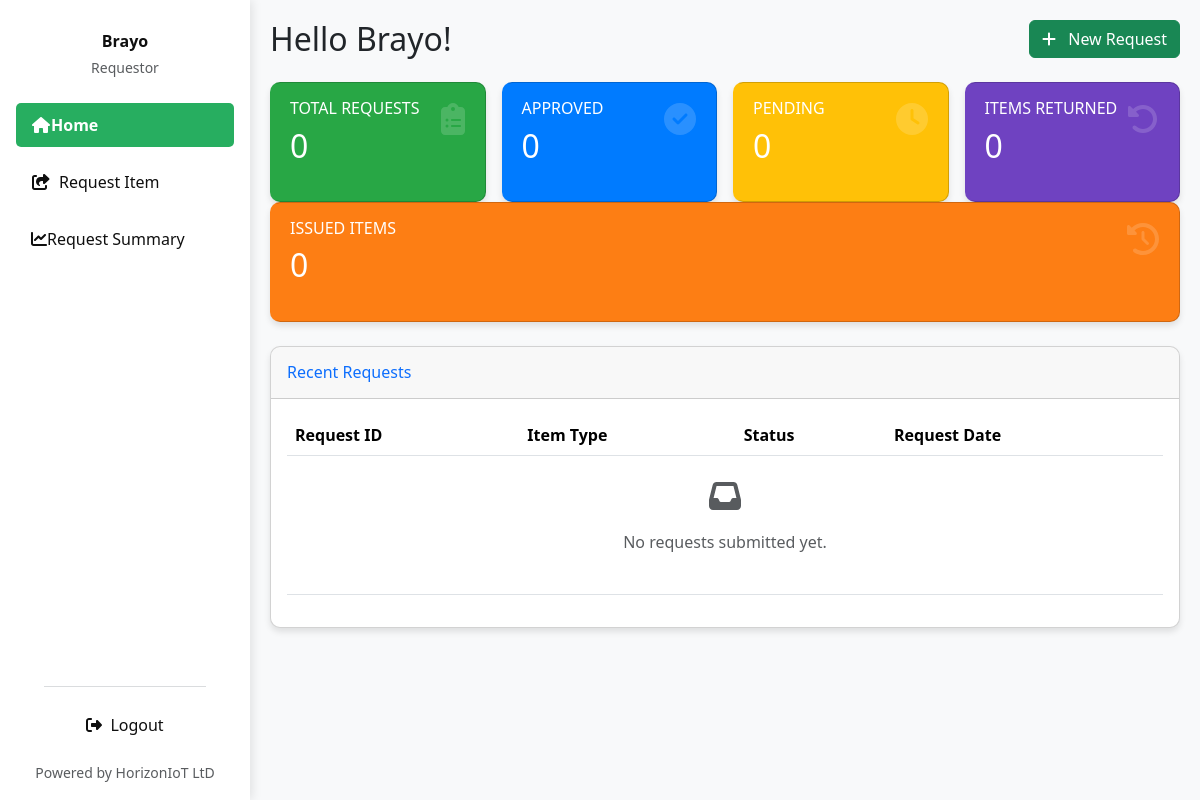
Before: / (signed in) with the older database file.
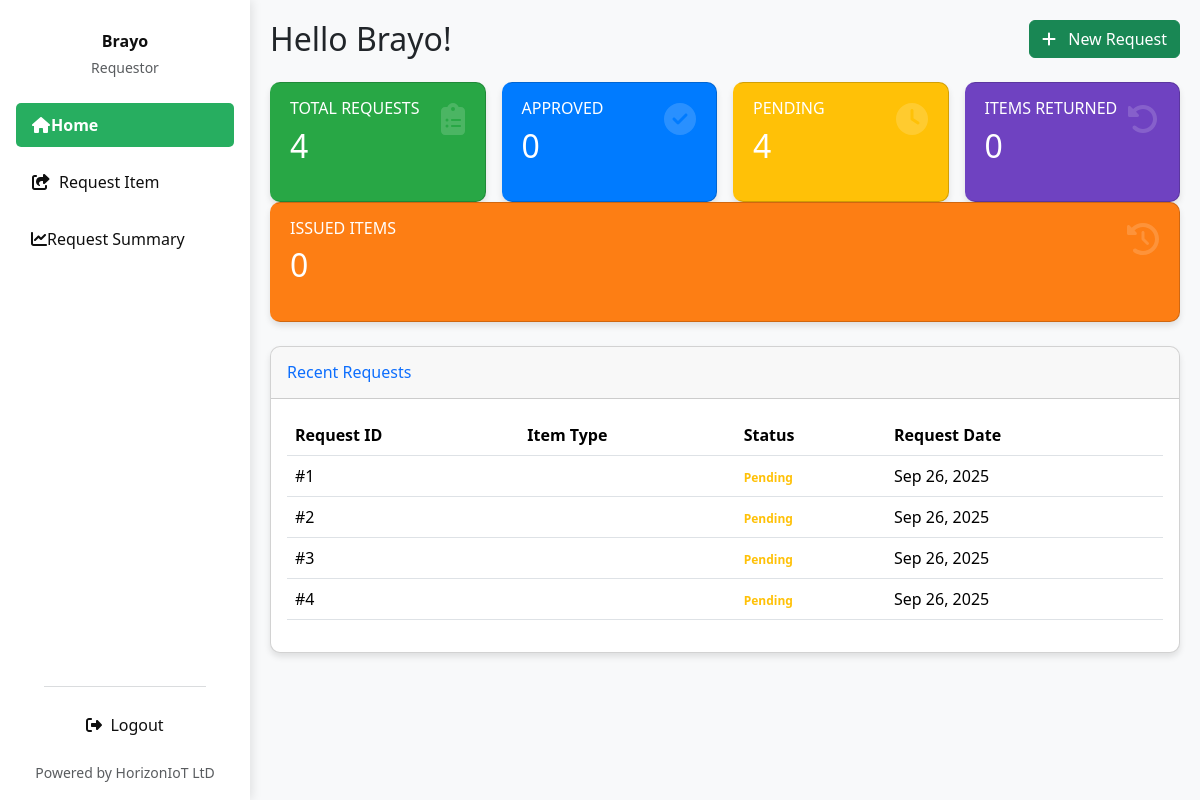
After: the same page with the newer database file.
### invent/models.py (models this page shows, shortened)
class DeviceRequest(models.Model):
    device = models.ForeignKey(
        "Device",  # 👈 reference by string to avoid circular import
        on_delete=models.CASCADE,
        related_name="requests"
    )
    requestor = models.ForeignKey(
        User,  # still linked to the User model
        on_delete=models.CASCADE,
        related_name="device_requests"
    )
    client = models.ForeignKey(
        "Client",  # 👈 reference by string to avoid circular import
        on_delete=models.CASCADE,
        related_name="client_requests",
        null=True,
        blank=True
    )
    quantity = models.PositiveIntegerField(default=1)
    reason = models.TextField(blank=True, null=True)
    application_date = models.DateField(default=timezone.now)
    STATUS_CHOICES = [
        ('Pending', 'Pending'),
        ('Approved', 'Approved'),
        ('Issued', 'Issued'),
        ('Rejected', 'Rejected'),
        ('Cancelled', 'Cancelled'),
        ('Partially Returned', 'Partially Returned'),
        ('Fully Returned', 'Fully Returned'),
    ]
    status = models.CharField(
        max_length=20, choices=STATUS_CHOICES, default='Pending'
    )
    date_requested = models.DateTimeField(auto_now_add=True)
    date_issued = models.DateTimeField(null=True, blank=True)
    returned_quantity = models.PositiveIntegerField(default=0)
    _original_status = None
    def __init__(self, *args, **kwargs):
        super().__init__(*args, **kwargs)
        self._original_status = self.status

### invent/views.py (the view)
# urls.py: path('', views.requestor_dashboard, name='requestor_dashboard'),
@login_required
def requestor_dashboard(request):
    user_requests = DeviceRequest.objects.filter(
        requestor=request.user
    ).order_by('id')  # ascending order
    labeled_requests = []
    total_requests_count = user_requests.count()
    for idx, req in enumerate(user_requests, start=1):
        label = total_requests_count - idx + 1
        req.label_id = label
        labeled_requests.append(req)
    device_summary = (
        user_requests
        .values('device__imei_no')  # use the actual field name
        .annotate(
            total_requested=Count('id'),
            total_approved=Count('id', filter=Q(status='Approved')),
            total_pending=Count('id', filter=Q(status='Pending')),
            total_issued=Count('id', filter=Q(status='Issued')),
            total_fully_returned=Count('id', filter=Q(status='Fully Returned')),
            total_partially_returned=Count('id', filter=Q(status='Partially Returned')),
        )
        .order_by('device__imei_no')
    )
    total_requests = user_requests.count()
    approved_count = user_requests.filter(status='Approved').count()
    pending_count = user_requests.filter(status='Pending').count()
    issued_count = user_requests.filter(status='Issued').count()
    fully_returned_count = user_requests.filter(status='Fully Returned').count()
    partially_returned_count = user_requests.filter(status='Partially Returned').count()
    return render(request, 'invent/requestor_dashboard.html', {
        'requests': labeled_requests,
        'total_requests': total_requests,
        'approved_count': approved_count,
        'pending_count': pending_count,
        'issued_count': issued_count,
        'fully_returned_count': fully_returned_count,
        'partially_returned_count': partially_returned_count,
        'device_summary': device_summary,
    })

### invent/context_processors.py (called while the page is built)
def pending_requests_count(request):
    count = 0  # Default to 0
    if request.user.is_authenticated:
        if request.user.has_perm('invent.can_issue_item'):
            count = ItemRequest.objects.filter(status='Pending').count()
    return {'pending_requests_count_for_sidebar': count}

### invent/templates/invent/requestor_dashboard.html (shortened to what the changed rows need)
<!DOCTYPE html>
<html lang="en">
<head>
  <link href="https://cdn.jsdelivr.net/npm/bootstrap@5.3.3/dist/css/bootstrap.min.css" rel="stylesheet">
  <link href="https://cdnjs.cloudflare.com/ajax/libs/font-awesome/6.4.0/css/all.min.css" rel="stylesheet">
  <link rel="stylesheet" href="https://cdnjs.cloudflare.com/ajax/libs/animate.css/4.1.1/animate.min.css"/>
</head>
<body class="bg-light">
<div class="d-flex">
  <main class="main-content w-100">
    {% block main_content %}
    <div class="d-flex justify-content-between align-items-center mb-4 flex-wrap">
      <h2 class="greeting mb-3 mb-md-0 animate__animated animate__fadeInLeft">Hello {{ user.first_name|default:user.username }}!</h2>
    </div>
    <div class="card-row mb-4">
      <div class="card-col">
        <div class="card summary-card card-total animate__animated animate__fadeInUp animate__delay-0.2s">
          <div class="card-body">
            <h6 class="text-uppercase mb-2">Total Requests</h6>
            <h2 class="mb-0">{{ total_requests }}</h2>
            <i class="fas fa-clipboard-list card-icon"></i>
          </div>
        </div>
      </div>
      <div class="card-col">
        <div class="card summary-card card-approved animate__animated animate__fadeInUp animate__delay-0.4s">
          <div class="card-body">
            <h2 class="mb-0">{{ approved_count }}</h2>
          </div>
        </div>
      </div>
      <div class="card-col">
        <div class="card summary-card card-pending animate__animated animate__fadeInUp animate__delay-0.6s">
          <div class="card-body">
            <h6 class="text-uppercase mb-2">Pending</h6>
            <h2 class="mb-0">{{ pending_count }}</h2>
            <i class="fas fa-clock card-icon"></i>
          </div>
        </div>
      </div>
      <div class="card-col">
        <div class="card summary-card card-returned animate__animated animate__fadeInUp animate__delay-0.8s">
          <div class="card-body">
            <h2 class="mb-0">{{ fully_returned_count }}</h2>
          </div>
        </div>
      </div>
      <div class="card-col">
        <div class="card summary-card card-partial animate__animated animate__fadeInUp animate__delay-1s">
          <div class="card-body">
            <h2 class="mb-0">{{ issued_count }}</h2>
          </div>
        </div>
      </div>
    </div>
    <div class="card data-table animate__animated animate__fadeInUp">
      <div class="card-body">
        <div class="table-responsive">
          <table class="table table-hover">
            <thead>
              <tr>
                <th>Request ID</th>
                <th>Item Type</th>
                <th>Status</th>
                <th>Request Date</th>
              </tr>
            </thead>
            <tbody>
              {% for req in requests %}
              <tr class="table-row-clickable" data-request-id="{{ req.id }}">
                <td>#{{ req.id }}</td>
                <td>{{ req.item.name }}</td>
                <td>
                  {% if req.status == "Approved" %}
                    <span class="badge badge-status-approved">Approved</span>
                  {% elif req.status == "Denied" %}
                    <span class="badge badge-status-denied">Denied</span>
                  {% elif req.status == "Pending" %}
                    <span class="badge badge-status-pending">Pending</span>
                  {% elif req.status == "Issued" %}
                    <span class="badge badge-status-issued">Issued</span>
                  {% elif req.status == "Fully Returned" %}
                    <span class="badge badge-status-fully-returned">Fully Returned</span>
                  {% elif req.status == "Partially Returned" %}
                    <span class="badge badge-status-partially-returned">Partially Returned</span>
                  {% else %}
                    <span class="badge bg-info text-dark">{{ req.status }}</span>
                  {% endif %}
                </td>
                <td>{{ req.date_requested|date:"M d, Y" }}</td>
              </tr>
              {% empty %}
              <tr>
                <td colspan="5" class="text-center text-muted py-4">
                  <i class="fas fa-inbox fa-2x mb-3"></i>
                  <p>No requests submitted yet.</p>
                </td>
              </tr>
              {% endfor %}
            </tbody>
          </table>
        </div>
      </div>
    </div>
    {% endblock main_content %}
  </main>
</div>
</body>
</html>

Changed rows visible on the page:
added DeviceRequest: id "1", status "Pending", date_requested "Sep 26, 2025"
added DeviceRequest: id "2", status "Pending", date_requested "Sep 26, 2025"
added DeviceRequest: id "3", status "Pending", date_requested "Sep 26, 2025"
added DeviceRequest: id "4", status "Pending", date_requested "Sep 26, 2025"
Other visible differences:
{{ total_requests }}: "0" → "4"
{{ pending_count }}: "0" → "4"
text no longer shown: "No requests submitted yet."
